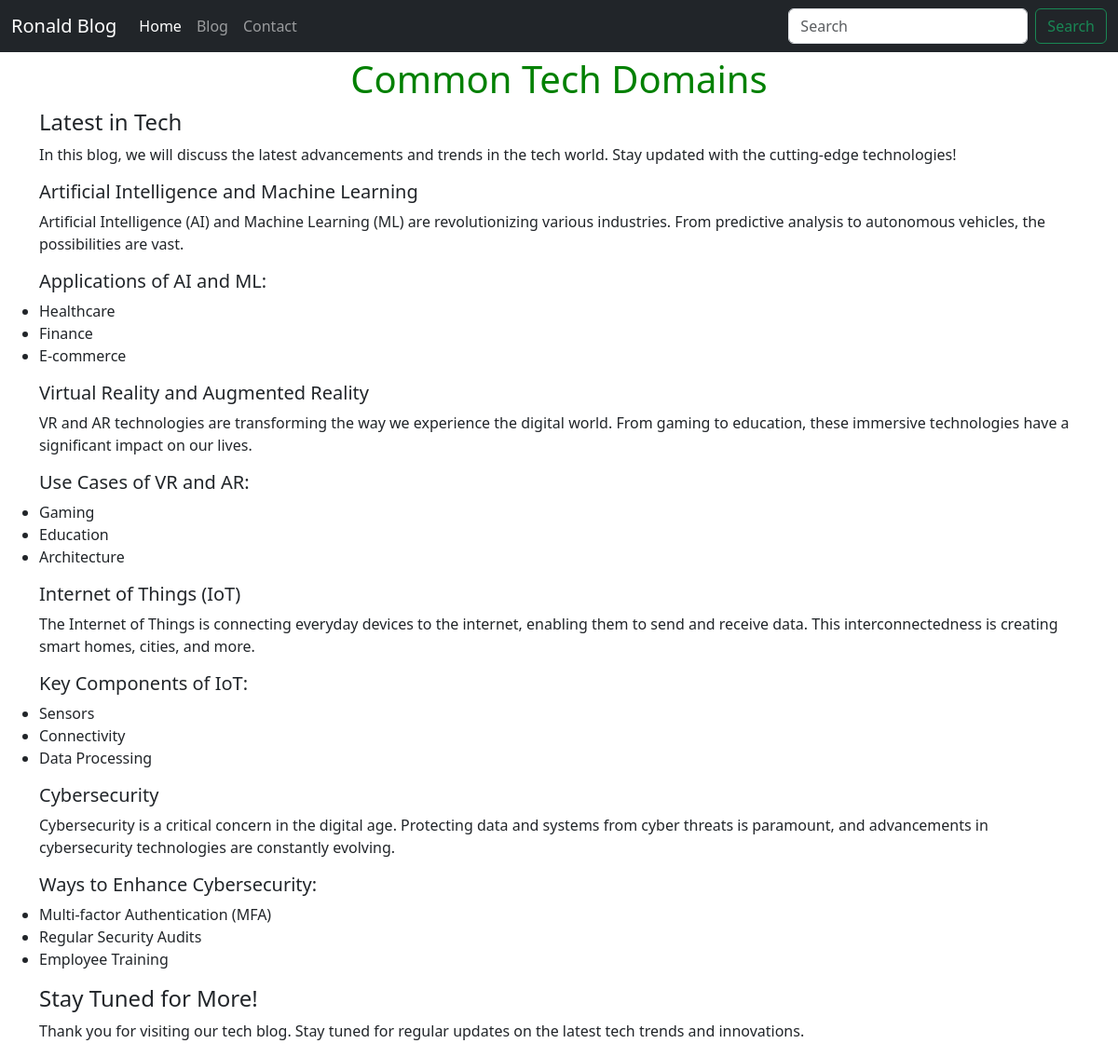
/blogpost/tech, run on the app's committed database.
### blog/models.py (models this page shows, shortened)
class Blog(models.Model):
    sno = models.AutoField(primary_key=True)
    title = models.CharField(max_length=200)
    content = models.TextField()
    slug = models.CharField(max_length=100)
    time = models.DateTimeField(auto_now_add=True)

### blog/views.py (the view)
# urls.py: path("blogpost/<str:slug>", views.blogpost, name="blogpost"),
def blogpost(request, slug):
    blog = Blog.objects.filter(slug=slug).first()
    context = {"blog": blog}
    return render(request, 'blogpost.html', context=context)

### templates/blogpost.html (shortened to what this page needs)
{% extends "base.html" %}
{% block body %}
<div class="container">
    <h1 style="text-align:center; color: green; margin-top: 5px">{{blog.title}}</h1>
    <div class="row">{{blog.content | safe}}</div>
</div>
{% endblock body %}

### data on the page
Blog: title "Common Tech Domains", content "Latest in Tech In this blog, we will discuss the latest advancements and trends in the tech world. Stay updated with the cutting-edge technologies! Artificial Intelligence and Machine Learning Artificial Intelligence (AI) and Machine Learning (ML) are revolutionizing various industries. From predictive analysis to autonomous vehicles, the possibilities are vast. Applications of AI and ML: Healthcare Finance E-commerce Virtual Reality and Augmented Reality VR and AR technologies are transforming the way we experience the digital world. From gaming to education, these immersive technologies have a significant impact on our lives. Use Cases of VR and AR: Gaming Education Architecture Internet…"
